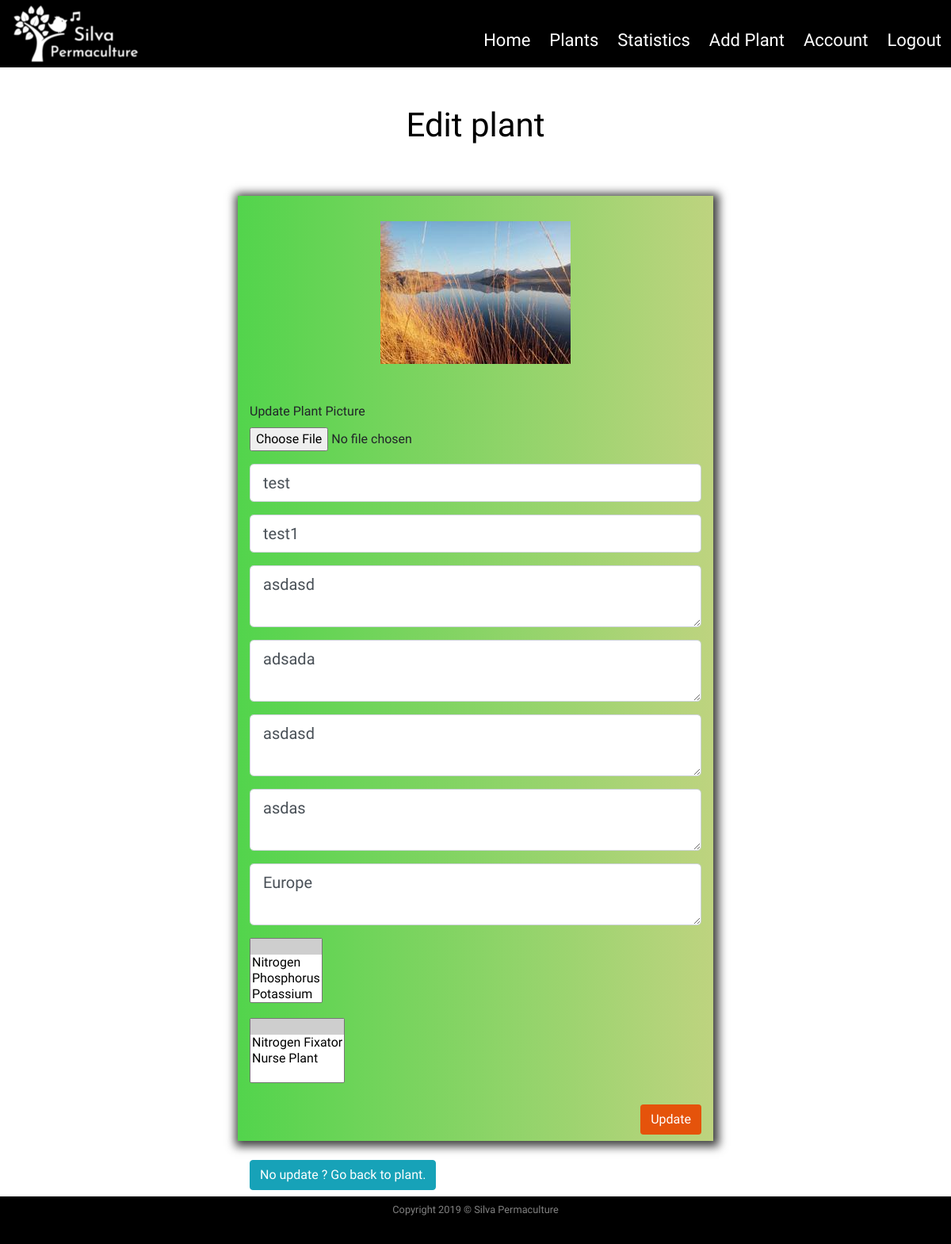
/plants/3/edit (signed in), run on the app's committed database.
### silvapermaculture/models.py (models this page shows, shortened)
class SearchitMixin(object):
    @classmethod
    def search(cls, expression, page, per_page):
        ids, total = search_index(cls.__tablename__, expression, page, per_page)
        if total == 0:
            return cls.query.filter_by(id=0), 0
        when = []
        for i in range(len(ids)):
            when.append((ids[i],i))
        return cls.query.filter(cls.id.in_(ids)).order_by(
            db.case(when, value=cls.id)), total

class Plants(SearchitMixin, db.Model):
    __searchit__ = ['common_name', 'botanical_name', 'medicinal', 'region']
    id = db.Column(db.Integer, primary_key=True)
    common_name = db.Column(db.String(40), nullable=False)
    botanical_name = db.Column(db.String(80), unique=True, nullable=False)
    short_description = db.Column(db.Text, nullable=False)
    medicinal = db.Column(db.Text, nullable=False)
    other_uses = db.Column(db.Text, nullable=False)
    habitats = db.Column(db.Text, nullable=False)
    region = db.Column(db.Text, nullable=False)
    image_file = db.Column(db.String(100), default='default_plant_pic.jpg')
    date_added = db.Column(db.DateTime, nullable=False, default=datetime.utcnow)
    user_id = db.Column(db.Integer, db.ForeignKey('user.id'), nullable=False)
    dna = db.relationship('Dna', secondary = plants_dna_table)  # Dynamic_Nutrient_Accumulated
    nfn = db.relationship('Nfn', secondary = plants_nfn_table)  # Nitrogen_Fixers_Nursing

### silvapermaculture/plants/routes.py (the view)
@plants.route("/plants/<int:plant_id>/edit", methods=['GET', 'POST'])
@login_required# User must be logged in to create a new plant
def update_plant(plant_id):
    plant = Plants.query.get_or_404(plant_id)
    if plant.author != current_user:
        abort(403)
    form = UpdatePlantForm()
    if form.validate_on_submit():
        if form.plantPic.data:
            picture_file = save_plant_picture(form.plantPic.data)
            plant.image_file = picture_file
        plant.common_name = form.common_name.data
        plant.botanical_name = form.botanical_name.data
        plant.short_description = form.short_description.data
        plant.medicinal = form.medicinal.data
        plant.habitats = form.habitats.data
        plant.other_uses = form.other_uses.data
        plant.region = form.region.data
        plant.dna = form.dna.data
        plant.nfn = form.nfn.data
        db.session.commit()
        flash(f'You have successfully updated the plant !', 'success')
        return redirect(url_for('plants.plant', plant_id=plant.id))
    elif request.method == 'GET':
        form.common_name.data = plant.common_name
        form.botanical_name.data = plant.botanical_name
        form.short_description.data = plant.short_description
        form.medicinal.data = plant.medicinal
        form.habitats.data = plant.habitats
        form.other_uses.data = plant.other_uses
        form.region.data = plant.region
        form.dna.data = plant.dna
        form.nfn.data = plant.nfn
    back_to_plant = url_for('plants.plant', plant_id=plant.id)
    image_file = url_for('static', filename='img/plants/' + plant.image_file)
    return render_template('update_plant.html', title='Update plant', image_file=image_file,
                           form=form, return_to_page=back_to_plant)

### silvapermaculture/models.py (called while the page is built)
@login_manager.user_loader
def load_user(user_id):
    return User.query.get(int(user_id))

### silvapermaculture/plants/forms.py (called while the page is built)
def enabled_dna():
    return Dna.query

def enabled_nfn():
    return Nfn.query

### silvapermaculture/templates/update_plant.html (shortened to what this page needs)
{% extends "layout.html" %}
    {% block content %}
        <div class="row my-3">
            <div class="col-12">
                <h1 class="text-center my-4 py-2" id="headingOther">Edit plant </h1>
            </div>
        </div>
        <div class="row">
            <div class="col-12 col-lg-6 mx-auto my-3" id="login">
                    <img class="img-fluid my-2 py-4 mx-auto d-block" src="{{ image_file }}"  alt="Default plant image"/>
                    <form id="registration" class="my-4" method="POST" action="" enctype="multipart/form-data">
                          <div class="form-group">
                              {{ form.plantPic.label() }}
                              {{ form.plantPic(class="form-control-file") }}
                          </div>
                          <div class="form-group">
                              {% if form.common_name.errors %}
                                {{ form.common_name(class="form-control form-control-lg is-invalid") }}
                                <div class="invalid-feedback">
                                    {% for error in form.common_name.errors %}
                                        <span>{{ error }}</span>
                                    {% endfor %}
                                </div>
                              {% else %}
                              {{ form.common_name(class="form-control form-control-lg") }}
                              {% endif %}
                          </div>
                          <div class="form-group">
                              {% if form.botanical_name.errors %}
                                {{ form.botanical_name(class="form-control form-control-lg is-invalid") }}
                                <div class="invalid-feedback">
                                    {% for error in form.botanical_name.errors %}
                                        <span>{{ error }}</span>
                                    {% endfor %}
                                </div>
                              {% else %}
                              {{ form.botanical_name(class="form-control form-control-lg") }}
                              {% endif %}
                          </div>
                          <div class="form-group">
                              {% if form.short_description.errors %}
                                {{ form.short_description(class="form-control form-control-lg is-invalid") }}
                                <div class="invalid-feedback">
                                    {% for error in form.short_description.errors %}
                                        <span>{{ error }}</span>
                                    {% endfor %}
                                </div>
                              {% else %}
                              {{ form.short_description(class="form-control form-control-lg") }}
                              {% endif %}
                          </div>
                          <div class="form-group">
                              {% if form.medicinal.errors %}
                                {{ form.medicinal(class="form-control form-control-lg is-invalid") }}
                                <div class="invalid-feedback">
                                    {% for error in form.medicinal.errors %}
                                        <span>{{ error }}</span>
                                    {% endfor %}
                                </div>
                              {% else %}
                              {{ form.medicinal(class="form-control form-control-lg") }}
                              {% endif %}
                          </div>
                           <div class="form-group">
                              {% if form.habitats.errors %}
                                {{ form.habitats(class="form-control form-control-lg is-invalid") }}
                                <div class="invalid-feedback">
                                    {% for error in form.habitats.errors %}
                                        <span>{{ error }}</span>
                                    {% endfor %}
                                </div>
                              {% else %}
                              {{ form.habitats(class="form-control form-control-lg") }}
                              {% endif %}
                          </div>
                          <div class="form-group">
                              {% if form.other_uses.errors %}
                                {{ form.other_uses(class="form-control form-control-lg is-invalid") }}
                                <div class="invalid-feedback">
                                    {% for error in form.other_uses.errors %}
                                        <span>{{ error }}</span>
                                    {% endfor %}
                                </div>
                              {% else %}
                              {{ form.other_uses(class="form-control form-control-lg") }}
                              {% endif %}
                          </div>
                          <div class="form-group">
                              {% if form.region.errors %}
                                {{ form.region(class="form-control form-control-lg is-invalid") }}
                                <div class="invalid-feedback">
                                    {% for error in form.region.errors %}
                                        <span>{{ error }}</span>
                                    {% endfor %}
                                </div>
                              {% else %}
                              {{ form.region(class="form-control form-control-lg") }}
                              {% endif %}
                          </div>
                          <div class="form-group">
                            {{ form.dna(class="selectpicker", multiple=True) }}
                          </div>
                           <div class="form-group">
                               {{ form.nfn(class="selectpicker", multiple=True)}}
                           </div>
                              {{ form.submit(class="btn float-right my-2", id="update-btn") }}
                    </form>
            </div>
        </div>
        <div class="row">
            <div class="col-12 col-lg-6 mx-auto mx-0 my-2">
                 <a class="btn btn-info" href="{{ return_to_page }}">No update ? Go back to plant.</a>
            </div>
        </div>
    {% endblock content %} #Jinja2 allows to put the name of the block here so to know which block is closing if we have multiple.

### silvapermaculture/static/css/style.css (style rules this page uses)
html, body { height: 100% }
body { font-family: 'Nunito Sans', sans-serif; font-size: 16px; display: flex; flex-direction: column; }
#headingOther { color: black; font-size: 42px; }
#register, #login, #account { background: linear-gradient(to right, rgba(9,194,0,0.7), rgba(125,168,0,0.5)); -webkit-box-shadow: 2px 2px 11px 5px rgba(0,0,0,0.75); -moz-box-shadow: 2px 2px 11px 5px rgba(0,0,0,0.75); box-shadow: 2px 2px 11px 5px rgba(0,0,0,0.75); }
#register-btn, #login-btn, #update-btn, #sign-btn { color:white; background-color: #E5530B; transition: all .5s }

### data on the page
Plants: common_name "test", botanical_name "test1", short_description "asdasd", medicinal "adsada", habitats "asdasd", other_uses "asdas", region "Europe"
